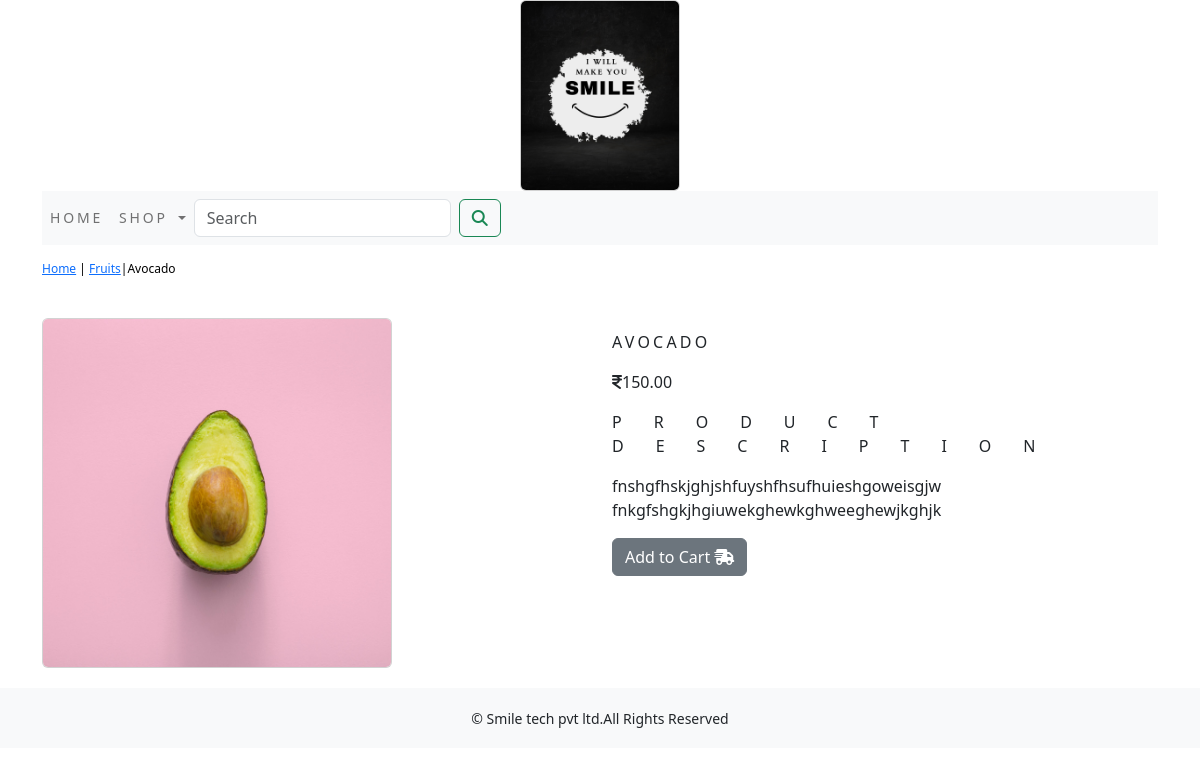
/ecommerce/cotton-dress/avocado/, run on the app's committed database.
### ecommerce/models.py (models this page shows, shortened)
class Product(models.Model):
    name=models.CharField(max_length=250,unique=True)
    slug=models.SlugField(max_length=250,unique=True)
    description=models.TextField(blank=True)
    price=models.DecimalField(max_digits=10,decimal_places=2)
    category=models.ForeignKey(Category,on_delete=models.CASCADE)
    image=models.ImageField(upload_to='product',blank=True)
    stock=models.IntegerField()
    available=models.BooleanField(default=True)
    created=models.DateTimeField(auto_now_add=True)
    updated=models.DateTimeField(auto_now=True)
    class Meta:
        ordering = ('name',)
        verbose_name = 'product'
        verbose_name_plural = 'products'

class Category(models.Model):
    name=models.CharField(max_length=250,unique=True)
    slug=models.SlugField(max_length=250,unique=True)
    description=models.TextField(blank=True)
    image=models.ImageField(upload_to='category',blank=True)
    class Meta:
        ordering=('name',)
        verbose_name='category'
        verbose_name_plural='categories'
    def get_url(self):
        return reverse('ecommerce:product_by_category',args=[self.slug])
    def __str__(self):
        return '{}'.format(self.name)

### ecommerce/views.py (the view)
# urls.py: path('<slug:c_slug>/<slug:product_slug>/',views.proDetail,name='prodCatdetail'),
def proDetail(request, c_slug, product_slug):
    try:
        product = Product.objects.get(category__slug=c_slug, slug=product_slug)
    except Exception as e:
        raise e
    return render(request, "product.html", {"product": product})

### cart/context_processors.py (called while the page is built)
def counter(request):
    item_count=0
    if 'admin' in request.path:
        return {}
    else:
        try:
            cart=Cart.objects.filter(cart_id=_cart_id(request))
            cart_items=CartItem.objects.all().filter(cart=cart[:1])
            for cart_item in cart_items:
                item_count += cart_item.quantity
        except Cart.DoesNotExist:
            item_count=0
    return dict(item_count=item_count)

### cart/views.py (called while the page is built)
def _cart_id(request):
    cart=request.session.session_key
    if not cart:
        cart=request.session.create()
    return cart

### ecommerce/context_processors.py (called while the page is built)
def menu_links(request):
    links=Category.objects.all()
    return dict(links=links)

### templates/product.html (shortened to what this page needs)
{% extends 'base.html' %}
{% load static %}
{% block content %}
<div class="row my_prod_row_class">
        <div class="mx-auto">
                <p><a href="{% url 'ecommerce:allProdCat' %}">Home</a> | <a href="{{product.category.get_url}}">{{product.category}}</a>|{{product.name}}</p>
        </div>
<div class="container">
<br>
        <div class="row">
                <div class="col-12 col-sm-12 col-md-12 col-lg-6 text-center">
                        <div style="min-width:18rem">
                        <img class="card" style="height:350px; width:350px;" src="{{product.image.url}}" alt="{{product.name}}">
                        </div>
                </div>
        <div class="col-12 col-sm-12 col-md-12 col-lg-6">
                <div>
                <h1 class="my_prod_title" >{{product.name}}</h1>
                <p><i class="fa-solid fa-indian-rupee-sign"></i>{{product.price}}</p>
                <p class="my_title" >Product Description</p>
                <p class="text-justify my_prod_text">{{product.description}}</p>
                {% if product.stock <= 0 %}
                <p class="text-justify my_prod_text"><b>Out of stock</b></p>
                {% else %}
                <a class="btn btn-secondary" href="{% url 'cart:add_cart' product.id %}">Add to Cart  <i class="fa-solid fa-truck-fast"></i></a>
                {% endif %}
                 </div>
        </div>
</div>
</div>
</div>
{% endblock %}

### static/css/custom.css (style rules this page uses)
body { font-family: 'Roboto Condensed', sans-serif; }
.my_title { font-size : 16px; text-transform : uppercase; letter-spacing : 2em; }
.my_prod_row_class { padding-top : 15px; padding-bottom : 20px; }
.my_prod_row_class .mx-auto { color : #000; font-size : 12px; text-decoration : none; }
.my_prod_title { font-size : 16px; text-transform : uppercase; letter-spacing : .2em; padding-top : 15px; padding-bottom : 10px; }
.my_prod_text { padding-right : 20px; }

### data on the page
Product: category "Fruits", name "Avocado", image (picture), name "AVOCADO", price "150.00", description "fnshgfhskjghjshfuyshfhsufhuieshgoweisgjw fnkgfshgkjhgiuwekghewkghweeghewjkghjk"
